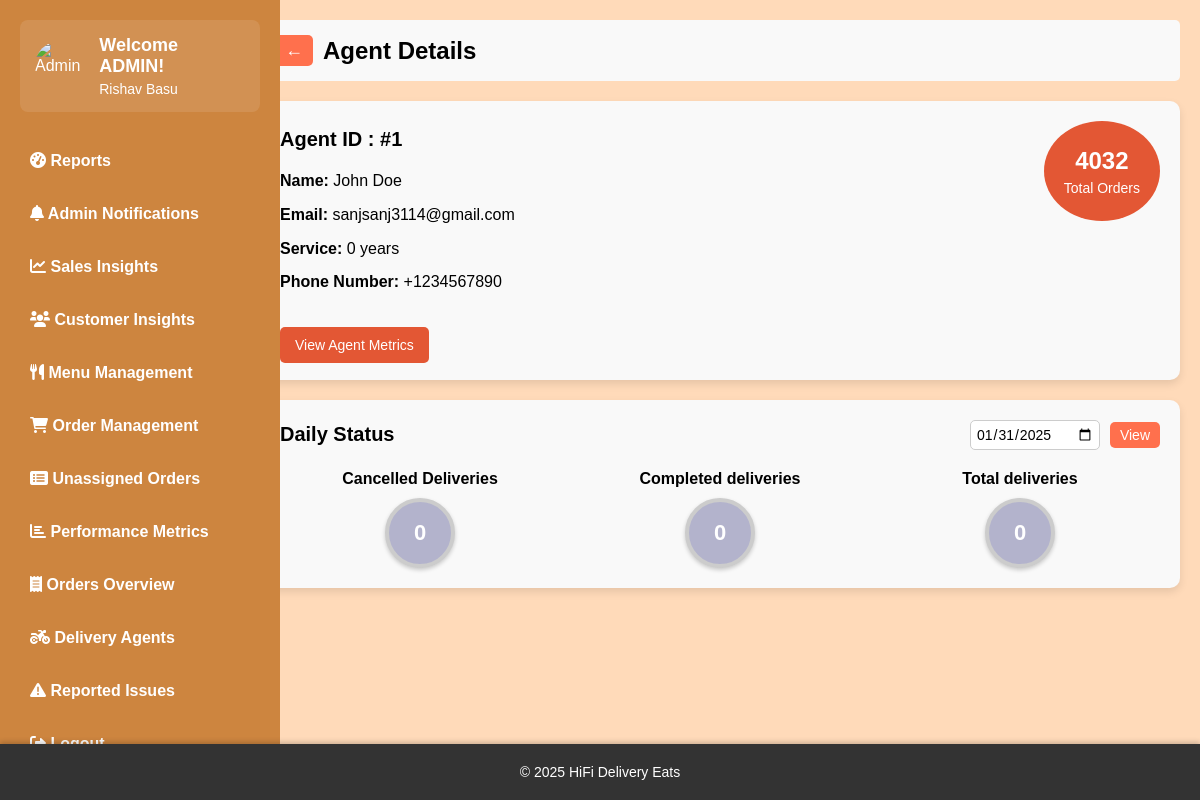
Page /staff/1 on the committed database.
### tables this page shows
CREATE TABLE users (
        user_id INTEGER PRIMARY KEY AUTOINCREMENT,
        email TEXT UNIQUE NOT NULL,
        password_hash TEXT NOT NULL,
        full_name TEXT,
        phone_number TEXT,
        created_at TIMESTAMP DEFAULT CURRENT_TIMESTAMP,
        updated_at TIMESTAMP DEFAULT CURRENT_TIMESTAMP,
        last_login TIMESTAMP,
        is_active BOOLEAN DEFAULT TRUE,
        is_admin INTEGER DEFAULT 0,
        is_delivery_boy INTEGER DEFAULT 0,
        role_id INTEGER,
        FOREIGN KEY(role_id) REFERENCES roles(role_id)
    );

CREATE TABLE Delivery_agents (
        id INTEGER PRIMARY KEY,
        name TEXT NOT NULL,
        status TEXT NOT NULL,
        FOREIGN KEY (id) REFERENCES Users(user_id),
        FOREIGN KEY (name) REFERENCES Users(full_name)
    );

### app.py (the view)
@app.route('/staff/<agent_id>')
def staff_details(agent_id):
    conn = get_db_connection()
    staff = conn.execute('''SELECT da.*, u.email, u.phone_number, u.created_at, da.name as full_name, u.user_id
        FROM Delivery_agents da
        JOIN Users u ON da.id = u.user_id
        WHERE da.id = ?''', (agent_id,)).fetchone()
    if not staff:
        conn.close()
        return "Staff member not found", 404
    created_date = datetime.strptime(staff['created_at'], '%Y-%m-%d %H:%M:%S')
    years_of_service = relativedelta(datetime.now(), created_date).years
    total_orders = conn.execute('''SELECT COUNT(*) as count FROM Delivery WHERE Delivery_Agent_ID = ?
    ''', (agent_id,)).fetchone()['count']
    selected_date = request.args.get('date', date.today().isoformat())
    metrics = conn.execute('''SELECT
            COUNT(CASE WHEN Status = 'Cancelled' THEN 1 END) as cancelled_deliveries,
            COUNT(CASE WHEN Status IN ('Delivered on time', 'Delivered delayed') THEN 1 END) as completed_deliveries,
            COUNT(*) as total_deliveries
        FROM Delivery
        WHERE Delivery_Agent_ID = ?
        AND DATE(Pickup_time) = DATE(?)
    ''', (agent_id, selected_date)).fetchone()
    staff_dict = dict(staff)
    metrics_dict = dict(metrics)
    conn.close()
    return render_template('staff_details.html',user=staff_dict,years_of_service=years_of_service,total_orders=total_orders,
                         metrics=metrics_dict,selected_date=selected_date)

### app.py (called while the page is built)
@app.teardown_appcontext
def close_connection(exception):
    db = getattr(g, '_database', None)
    if db is not None:
        db.close()

def get_db_connection():
    conn = sqlite3.connect("existing_database.db")
    conn.row_factory = sqlite3.Row
    return conn

### templates/staff_details.html (shortened to what this page needs)
{% extends 'base.html' %}
{% block extra_css %}
<link rel="stylesheet" href="{{ url_for('static', filename='css/staff_details.css') }}">
{% endblock %}
{% block content %}
<div class="header">
    <button class="back-btn">←</button>
    <h1>Agent Details</h1>
</div>
<div class="agent-details">
    <div class="details">
        <div class="title-agent">Agent ID : #{{ user.user_id }}</div>
        <p><strong>Name:</strong> {{ user.full_name }}</p>
        <p><strong>Email:</strong> {{ user.email }}</p>
        <p><strong>Service:</strong> {{ years_of_service }} years</p>
        <p><strong>Phone Number:</strong> {{ user.phone_number }}</p>
        <br>
        <a href="{{url_for('performance_metrics')}}" class="view-metrics">View Agent Metrics</a>
    </div>
    <div class="total-orders">
        <div>{{ total_orders }}</div>
        <span>Total Orders</span>
    </div>
</div>
<div class="daily-status">
    <div class="status-header">
        <h2>Daily Status</h2>
        <div class="date-picker">
            <input type="date" id="statusDate" value="{{ selected_date }}" class="date-input">
            <button onclick="updateMetrics()" class="view-btn">View</button>
        </div>
    </div>
    <div class="status">
        <div>
            <p>Cancelled Deliveries</p>
            <div class="circle">{{ metrics.cancelled_deliveries }}</div>
        </div>
        <div>
            <p>Completed deliveries</p>
            <div class="circle">{{ metrics.completed_deliveries }}</div>
        </div>
        <div>
            <p>Total deliveries</p>
            <div class="circle">{{ metrics.total_deliveries }}</div>
        </div>
    </div>
</div>
{% endblock %}

### static/css/staff_details.css (style rules this page uses)
.header { display: flex; align-items: center; gap: 10px; margin-bottom: 20px; background-color: #f9f9f9; padding: 15px; border-radius: 5px; }
.back-btn { font-size: 18px; padding: 5px 10px; cursor: pointer; background-color: #ff704d; color: white; border: none; border-radius: 5px; }
h1 { margin: 0; font-size: 24px; }
.agent-details { display: flex; justify-content: space-between; align-items: flex-start; padding: 20px; background-color: #f9f9f9; border-radius: 10px; margin-bottom: 20px; box-shadow: 0 4px 8px rgba(0, 0, 0, 0.1); }
.details { line-height: 1.8; font-size: 16px; flex-grow: 1; }
.details strong { font-weight: bold; }
.details p { margin: 5px 0; }
.title-agent { font-weight: bold; line-height: 1.8; font-size: 20px; margin-bottom: 10px; }
.view-metrics { margin-top: 15px; padding: 10px 15px; background-color: #e35734; color: white; border: none; border-radius: 5px; cursor: pointer; font-size: 14px; text-decoration: none; }
.total-orders { display: flex; flex-direction: column; align-items: center; justify-content: center; background-color: #e35734; padding: 20px; border-radius: 50%; color: white; min-width: 100px; min-height: 100px; text-align: center; margin-left: 20px; }
.total-orders div { font-size: 24px; font-weight: bold; }
.total-orders span { font-size: 14px; margin-top: 5px; }
.daily-status { background-color: #f9f9f9; padding: 20px; border-radius: 10px; box-shadow: 0 4px 8px rgba(0, 0, 0, 0.1); }
.status-header { display: flex; justify-content: space-between; align-items: center; margin-bottom: 20px; }
.daily-status h2 { margin: 0; font-size: 20px; font-weight: bolder; }
.status { display: flex; justify-content: space-between; align-items: flex-start; gap: 20px; }
.status > div { flex: 1; text-align: center; }
.status p { margin-bottom: 10px; font-weight: bold; }
.circle { margin: 0 auto; background-color: #b3b3cc; color: white; font-size: 22px; font-weight: bold; width: 70px; height: 70px; border-radius: 50%; display: flex; align-items: center; justify-content: center; box-shadow: 0 2px 4px rgba(0, 0, 0, 0.2); border: 4px solid #ccc; }
.date-picker { display: flex; align-items: center; gap: 10px; }
.date-picker input[type="date"] { padding: 5px; font-size: 14px; border: 1px solid #ccc; border-radius: 5px; }
.view-btn { padding: 5px 10px; background-color: #ff704d; color: white; border: none; border-radius: 5px; cursor: pointer; font-size: 14px; }

### static/css/base.css (style rules this page uses)
* { margin: 0; padding: 0; box-sizing: border-box; font-family: Arial, sans-serif; }

### rows in the picture
users: user_id "1", email "sanjsanj3114@gmail.com", phone_number "+1234567890"
Delivery_agents: full_name "John Doe"

### other values in the picture
{{ years_of_service }} "0"
{{ total_orders }} "4032"
{{ metrics.cancelled_deliveries }} "0"
{{ metrics.completed_deliveries }} "0"
{{ metrics.total_deliveries }} "0"
